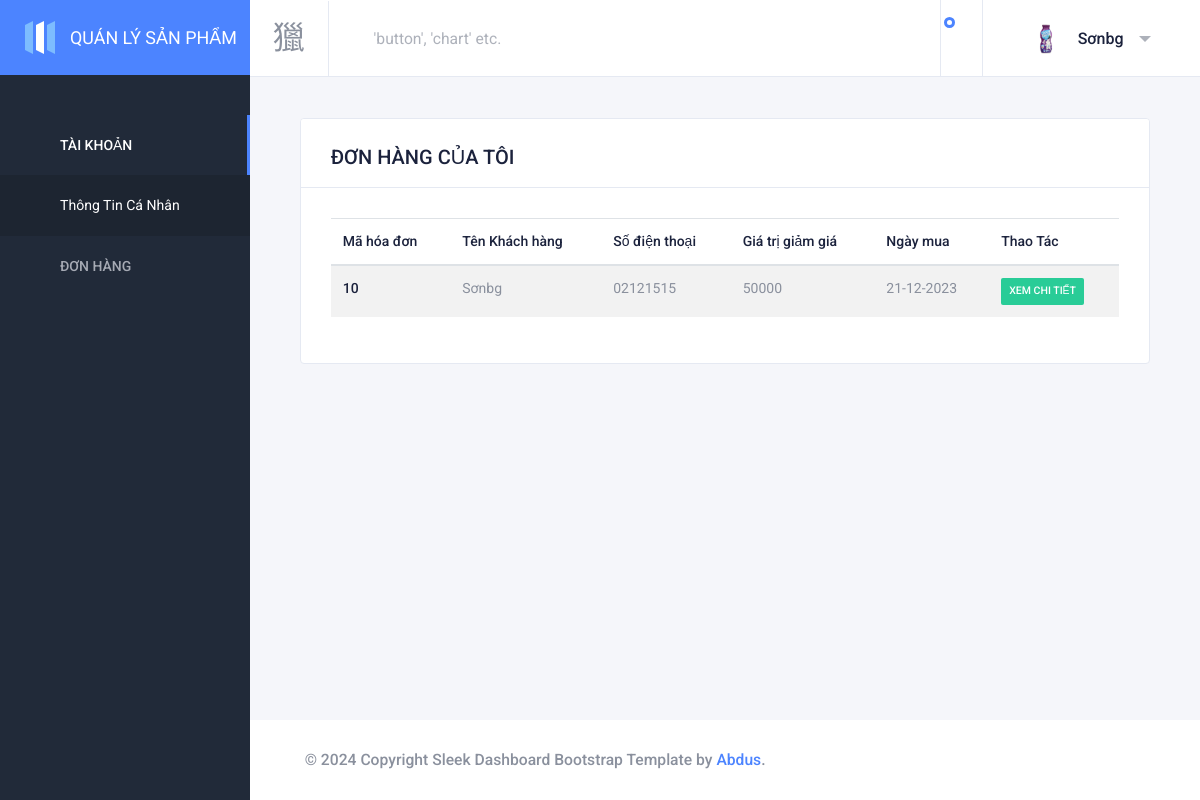
Screenshot of /user/orderProduct.php (signed in) with the database file from the repository.
### tables this page shows
CREATE TABLE `hoadon` (
  `MaHD` int(11) NOT NULL,
  `id_user` int(11) NOT NULL,
  `TenKhacHang` varchar(50) NOT NULL,
  `SDT` varchar(50) NOT NULL,
  `Ngay` varchar(50) NOT NULL,
  `id_gg` int(11) NOT NULL
);

CREATE TABLE `giamgia` (
  `ID` int(11) NOT NULL,
  `Ten` varchar(50) NOT NULL,
  `GiaTriGiamGia` int(11) NOT NULL
);

### user/orderProduct.php (the view, shortened to what this page needs)
<!DOCTYPE html>
<html lang="en" dir="ltr">
<head>
    <link href="https://cdn.materialdesignicons.com/3.0.39/css/materialdesignicons.min.css" rel="stylesheet" />
    <link href="assets/plugins/toaster/toastr.min.css" rel="stylesheet" />
    <link href="assets/plugins/nprogress/nprogress.css" rel="stylesheet" />
    <link href="assets/plugins/flag-icons/css/flag-icon.min.css" rel="stylesheet" />
    <link href="assets/plugins/jvectormap/jquery-jvectormap-2.0.3.css" rel="stylesheet" />
    <link href="assets/plugins/ladda/ladda.min.css" rel="stylesheet" />
    <link href="assets/plugins/select2/css/select2.min.css" rel="stylesheet" />
    <link href="assets/plugins/daterangepicker/daterangepicker.css" rel="stylesheet" />
    <link id="sleek-css" rel="stylesheet" href="assets/css/sleek.css" />
</head>
<body class="sidebar-fixed sidebar-dark header-light header-fixed" id="body">
    <div class="wrapper">
        <?php include_once './nav.php' ?>
        <div class="page-wrapper">
            <?php include_once './header.php' ?>
            <div class="content-wrapper">
                <div class="content">
                    <div class="row">
                        <?php
                        $id_user = $_SESSION["id_user"];
                        $query = "SELECT * FROM HoaDon,giamgia where hoadon.id_gg=giamgia.ID and id_user=$id_user";
                        $stmt = $conn->prepare($query);
                        $stmt->execute();
                        $result = $stmt->get_result();
                        ?>
                        <div class="col-lg-12">
                            <div class="card card-default">
                                <div class="card-header card-header-border-bottom">
                                    <h2>ĐƠN HÀNG CỦA TÔI</h2>
                                </div>
                                <div class="card-body">
                                    <table class="table table-striped" id="showAllUser">
                                        <thead>
                                            <tr>
                                                <th scope="col">Mã hóa đơn</th>
                                                <th scope="col">Tên Khách hàng</th>
                                                <th scope="col">Số điện thoại</th>
                                                <th scope="col">Giá trị giảm giá</th>
                                                <th scope="col">Ngày mua</th>
                                                <th scope="col">Thao Tác</th>
                                            </tr>
                                        </thead>
                                        <tbody>
                                            <?php while ($row = $result->fetch_assoc()) { ?>
                                                <tr>
                                                    <td><?php echo $row['MaHD'] ?></td>
                                                    <td><?php echo $row['TenKhacHang'] ?></td>
                                                    <td><?php echo $row['SDT'] ?></td>
                                                    <td><?php echo $row['GiaTriGiamGia'] ?></td>
                                                    <td><?php echo date('d-m-Y', strtotime($row['Ngay'])); ?></td>
                                                    <td>
                                                        <a href="xemchitietHD.php?xemHD=<?= $row['MaHD']; ?>" class="badge badge-success p-2">Xem chi tiết</a>
                                                    </td>
                                                </tr>
                                            <?php } ?>
                                        </tbody>
                                    </table>
                                </div>
                            </div>
                        </div>
                    </div>
                </div>
                <footer class="footer mt-auto">
                    <div class="copyright bg-white">
                        <p>
                            &copy; <span id="copy-year">2019</span> Copyright Sleek Dashboard Bootstrap Template by
                            <a class="text-primary" href="http://www.iamabdus.com/" target="_blank">Abdus</a>.
                        </p>
                    </div>
                </footer>
            </div>
        </div>
    </div>
    <link rel="stylesheet" type="text/css" href="https://cdn.datatables.net/v/bs4/dt-1.10.22/datatables.min.css" />
</body>
</html>

### rows the page displays
hoadon: MaHD "10", TenKhacHang "Sơnbg", SDT "02121515", giamgia.GiaTriGiamGia "50000", Ngay "21-12-2023"

### other values shown
$_SESSION['name'] "Sơnbg"
